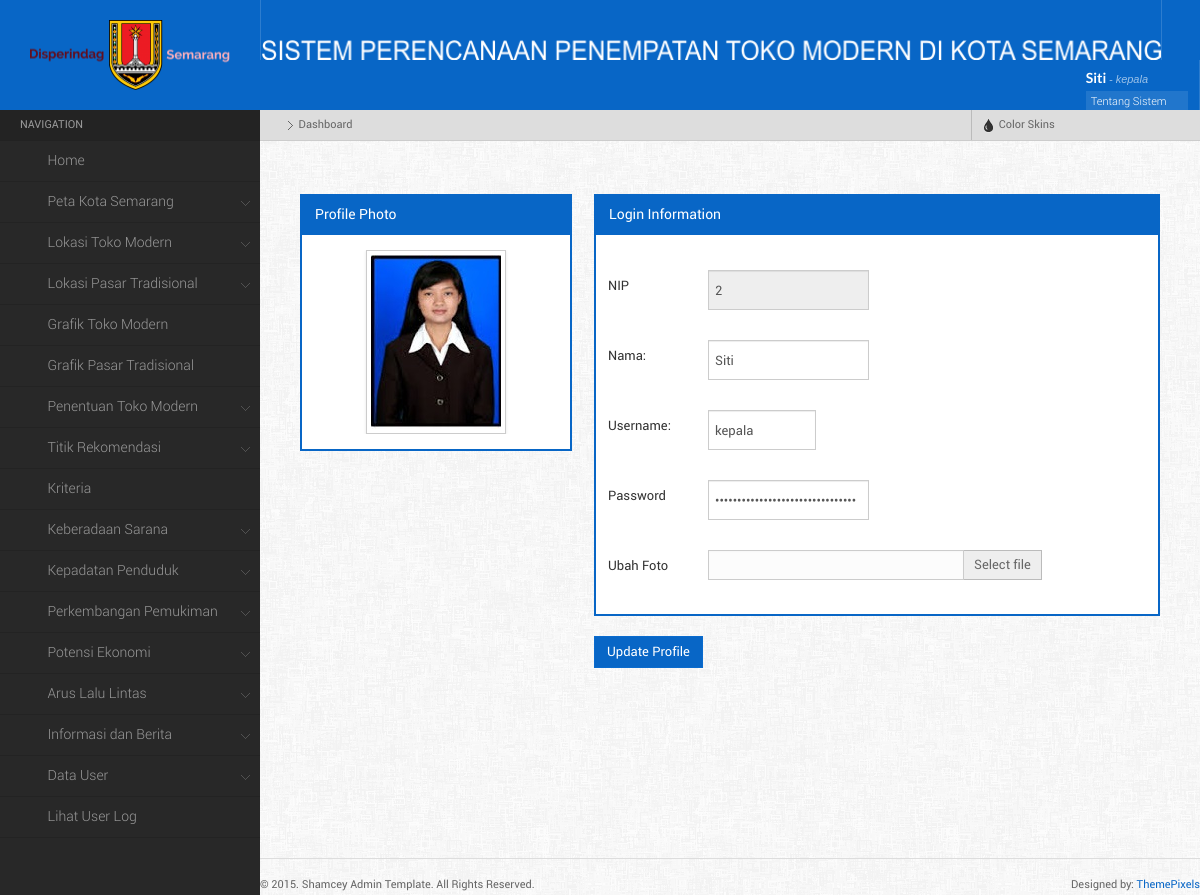
Before: /main.php?menu=editProfile (signed in) with the older database file.
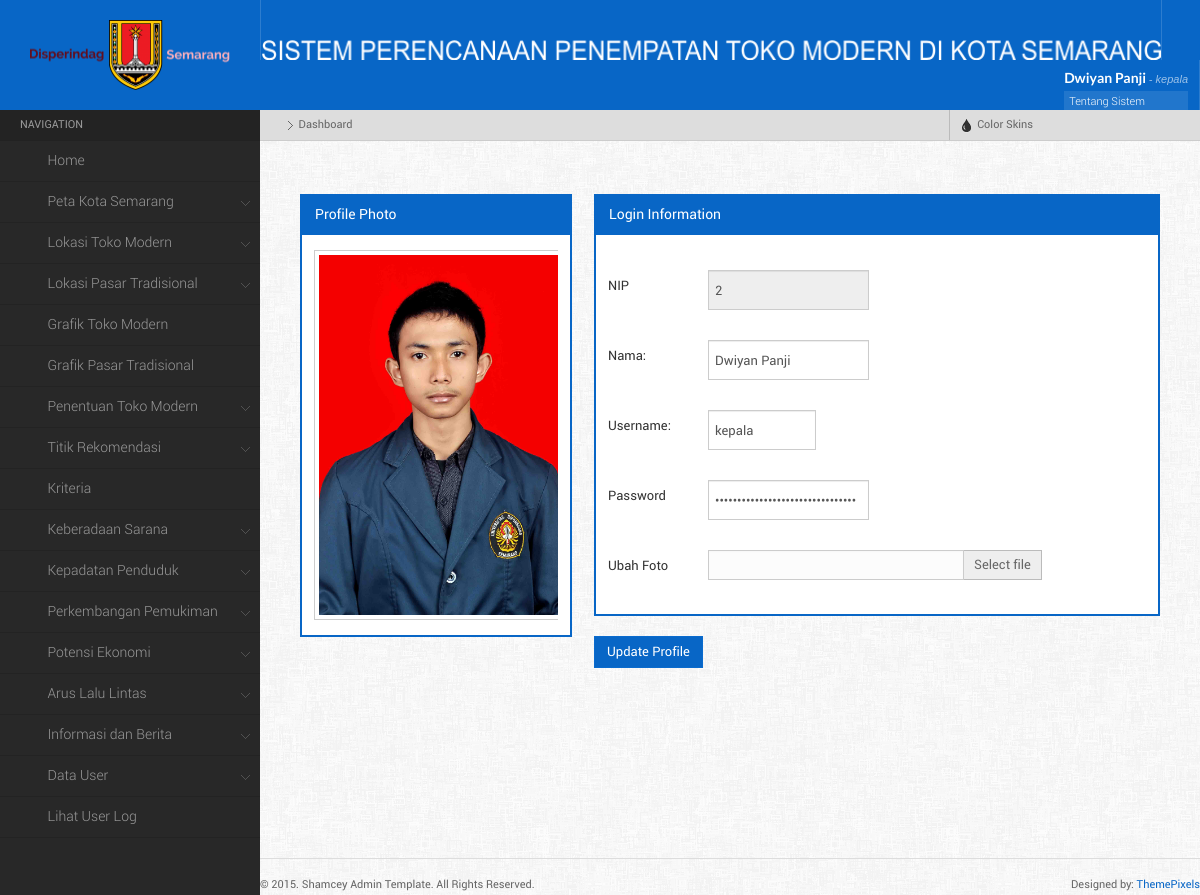
After: the same page with the newer database file.
### tables this page shows
CREATE TABLE IF NOT EXISTS `user` (
  `id_user` varchar(20) NOT NULL,
  `nama` varchar(50) NOT NULL,
  `username` varchar(50) NOT NULL,
  `password` varchar(100) NOT NULL,
  `level` int(11) NOT NULL,
  `foto` varchar(100) NOT NULL,
  PRIMARY KEY (`id_user`)
);

### component/editprofile.php (the view, shortened to what the changed rows need)
<?php
	$s = mysql_query("SELECT * FROM user WHERE id_user = '$_SESSION[id_user]' ");
	$ss = mysql_fetch_array($s);
?>
        <div class="maincontent">
            <div class="maincontentinner">
                <div class="row-fluid">
                    	<div class="span4 profile-left">
                        <div class="widgetbox profile-photo">
                            <div class="headtitle">
                                <h4 class="widgettitle">Profile Photo</h4>
                            </div>
                            <div class="widgetcontent">
                                <div class="profilethumb" >
                                    <img src="<?php echo "component/foto/".$ss['foto'];?>" alt="" class="img-polaroid" />
                                </div>
                            </div>
                        </div>
                        </div>
                        <div class="span8">
                            <form action="component/proses_editprofile.php" method="post" enctype="multipart/form-data" class="editprofileform">
                                <div class="widgetbox login-information">
                                    <h4 class="widgettitle">Login Information</h4>
                                    <div class="widgetcontent">
                                        <p>
                                            <label>NIP</label>
                                            <input type="text" name="id_user" class="input-medium" style= 'width:30%; margin-left:0%;height:5%; !important' value="<?php echo $ss['id_user'];?>" readonly />
                                        </p>
										<p>
                                            <label>Nama:</label>
                                            <input type="text" name="nama" value="<?php echo $ss['nama']; ?>" class="input-xlarge" style= 'width:30%; height:5%; margin-left:0% !important'/>
                                        </p>
										<p>
                                            <label>Username:</label>
                                            <input type="text" name="username" value="<?php echo $ss['username']; ?>" class="input-xlarge" style= 'width:20%; margin-left:0%;height:5%; !important'/>
                                        </p>
										<p>
                                            <label> Password</label>
                                            <input type="password" name="password" class="input-xlarge" style= 'width:30%; margin-left:0%;height:5%; !important' value="<?php echo $ss['password']; ?>" />
                                        </p>
										<div class="par">
											<label>Ubah Foto</label>
											<div class="fileupload fileupload-new" data-provides="fileupload">
											<div class="input-append">
											<div class="uneditable-input span3">
											</div>
											<span class="btn btn-file"><span class="fileupload-new">Select file</span>
											<input type="file" name="foto" /></span>
											</div>
											</div>
										</div>
                                    </div>
                                </div>
                                <p>
                                	<button type="submit" class="btn btn-primary" name="update">Update Profile</button> &nbsp; <a href=""></a>
                                </p>
                            </form>
                        </div>
                    </div>
            </div>
        </div>
    </div>
</div>
</body>
</html>

### main.php (shortened to what the changed rows need)
<?php
if (empty($_SESSION['username']) AND empty ($_SESSION['id_user'])){
	echo "<meta http-equiv=\"refresh\" content=\"0; url=index.php\">";
}else{
?>
<html>
	<head>
		<link rel="stylesheet" href="css/style.default.css" type="text/css" />
		<link rel="stylesheet" href="css/responsive-tables.css">
		<link rel="stylesheet" href="css/bootstrap-fileupload.min.css" type="text/css" />
		<link rel="stylesheet" href="css/bootstrap-timepicker.min.css" type="text/css" />
	</head>
	<body>
		<?php
			function setActive($d){
				if(ISSET($_GET['menu'])){
					if($_GET['menu'] == $d){
						echo "class='active'";
					}
				}
			}
		?>
	<div class="mainwrapper">
    <div class="header">
		<div class="logo">
			<img src="images/disperindag.png" alt="" style=" width:200px; height:70px; margin-top:-20px; !important" />
		</div>
			<div class="headerinner">
                <ul class="headmenu">
					<li>
						<img src="images/logo8.png" alt="" style=" width:900px; height:20px; margin-top:40px; !important"  />
					</li>
				<li class="right">
                    <div class="userloggedinfo">
                        <div class="userinfo">
                            <h5><?php echo $_SESSION['nama_user']; ?> <small>- <?php echo $_SESSION['username']; ?></small></h5>
                            <ul>
								<li> <a  data-toggle="modal" href="#myModal">Tentang Sistem <span class="iconfa-question-sign"></span></a></li>
                                <li><a href="main.php?menu=editProfile">Edit Profile <span class="iconfa-cog"></span></a></li>
                                <li><a href="logout.php">Sign Out <span class="iconfa-signout"></span></a></li>
                            </ul>
                        </div>
                    </div>
                </li>
				</ul>
			</div>
    </div>
    <div class="leftpanel">
        <div class="leftmenu">
            <ul class="nav nav-tabs nav-stacked">
            	<li class="nav-header">Navigation</li>
					<?php
						if($_SESSION['level'] == '1'){
					?>
						<li <?php setActive('dashboard');?>><a href="main.php"><span class="iconfa-home"></span>Home</a>
						</li>
						<li class="dropdown  <?php if (($_GET['menu'] == 'petaSemarang') || ($_GET['menu'] == 'petaSemarangapi')){ setActive1(); }?>"><a href=""><span class="iconfa-globe"></span>Peta Kota Semarang</a>
						</li>
						<li class="dropdown  <?php if (($_GET['menu'] == 'formToko') || ($_GET['menu'] == 'lihatToko')){ setActive1(); }?>"><a href=""><span class="iconfa-tags"></span>Lokasi Toko Modern</a>
						</li>
						<li class="dropdown  <?php if (($_GET['menu'] == 'formPasar') || ($_GET['menu'] == 'lihatPasar')){ setActive1(); }?>"><a href=""><span class="iconfa-shopping-cart"></span>Lokasi Pasar Tradisional</a>
						</li>
						<li <?php setActive('grafikToko');?>><a href="main.php?menu=grafikToko"><span class="iconfa-bar-chart"></span>Grafik Toko Modern</a>
						</li>
						<li <?php setActive('grafikPasar');?>><a href="main.php?menu=grafikPasar"><span class="iconfa-signal"></span>Grafik Pasar Tradisional</a>
						</li>
						<li class="dropdown  <?php if (($_GET['menu'] == 'penentuanToko') || ($_GET['menu'] == 'penentuanTokoall')){ setActive1(); }?>"><a href=""><span class="iconfa-map-marker"></span>Penentuan Toko Modern</a>
						</li>
						<li class="dropdown  <?php if (($_GET['menu'] == 'formTitik') || ($_GET['menu'] == 'lihatTitik')){ setActive1(); }?>"><a href=""><span class="iconfa-screenshot"></span>Titik Rekomendasi</a>
						</li>
						<li <?php setActive('lihatKriteria');?>><a href="main.php?menu=lihatKriteria"><span class="iconfa-wrench"></span>Kriteria</a>
						</li>
						<li class="dropdown  <?php if (($_GET['menu'] == 'formKeberadaan') || ($_GET['menu'] == 'lihatKeberadaan')){ setActive1(); }?>"><a href=""><span class="iconfa-umbrella"></span>Keberadaan Sarana</a>
						</li>
						<li class="dropdown  <?php if (($_GET['menu'] == 'formKepadatan') || ($_GET['menu'] == 'lihatKepadatan')){ setActive1(); }?>"><a href=""><span class="iconfa-th-large"></span>Kepadatan Penduduk</a>
						</li>
						<li class="dropdown  <?php if (($_GET['menu'] == 'formPerkembangan') || ($_GET['menu'] == 'lihatPerkembangan')){ setActive1(); }?>"><a href=""><span class="iconfa-th"></span>Perkembangan Pemukiman</a>
						</li>
						<li class="dropdown  <?php if (($_GET['menu'] == 'formPotensi') || ($_GET['menu'] == 'lihatPotensi')){ setActive1(); }?>"><a href=""><span class="iconfa-align-left"></span>Potensi Ekonomi</a>
						</li>
						<li class="dropdown  <?php if (($_GET['menu'] == 'formArus') || ($_GET['menu'] == 'lihatArus')){ setActive1(); }?>"><a href=""><span class="iconfa-road"></span>Arus Lalu Lintas</a>
						</li>
						<li class="dropdown  <?php if (($_GET['menu'] == 'formInfo') || ($_GET['menu'] == 'lihatInfo')){ setActive1(); }?>"><a href=""><span class="iconfa-info-sign"></span>Informasi dan Berita</a>
						</li>
						<li class="dropdown <?php if (($_GET['menu'] == 'formInputUser') || ($_GET['menu'] == 'lihatUser')){ setActive1(); }?>"><a href=""><span class="iconfa-user"></span>Data User</a>
						</li>
						<li <?php setActive('lihatLog');?>><a href="main.php?menu=lihatLog"><span class="iconfa-pencil"></span>Lihat User Log</a>
						</li>
						<?php }
						 ?>
			</ul>
        </div>
    </div>
    <div class="rightpanel">
        <ul class="breadcrumbs">
            <li><a href="main.php"><i class="iconfa-home"></i></a> <span class="separator"></span></li>
            <li>Dashboard</li>
			<li class="right">
                    <a href="" data-toggle="dropdown" class="dropdown-toggle"><i class="icon-tint"></i> Color Skins</a>
            </li>
        </ul>
        <div class="maincontent">
            <div class="maincontentinner" style='position:relative;'>
			<?php
			if(ISSET($_GET['menu'])){
				$d = $_GET['menu'];
				if($d == 'home'){
					include "component/home.php";
				}else if($d == 'dashboard'){
					include "main.php";
				}else if($d == 'editProfile'){
					include "component/editprofile.php";
				}else if($d == 'resetPass'){
					include "component/resetpass.php";
				}else if($d == 'formInputUser'){
					include "component/form_user.php";
				}else if($d == 'lihatUser'){
					include "component/lihat_user.php";
				}else if($d == 'reset'){
					include "component/resetpass.php";
				}else if($d == 'hapusUser'){
					include "component/hapus_user.php";
				}else if($d == 'lihatLog'){
					include "component/lihat_log.php";
				}else if($d == 'formTitik'){
					include "component/form_titik.php";
				}else if($d == 'lihatTitik'){
					include "component/lihat_titik.php";
				}else if($d == 'editTitik'){
					include "component/form_edit_titik.php";
				}else if($d == 'hapusTitik'){
					include "component/hapus_titik.php";
				}else if($d == 'lihatKriteria'){
					include "component/lihat_kriteria.php";
				}else if($d == 'editKriteria'){
					include "component/form_edit_kriteria.php";
				}else if($d == 'hapusKriteria'){
					include "component/hapus_kriteria.php";
				}else if($d == 'formKeberadaan'){
					include "component/form_keberadaan.php";
				}else if($d == 'lihatKeberadaan'){
					include "component/lihat_keberadaan.php";
				}else if($d == 'editKeberadaan'){
					include "component/form_edit_keberadaan.php";
				}else if($d == 'hapusKeberadaan'){
					include "component/hapus_keberadaan.php";
				}else if($d == 'formKepadatan'){
					include "component/form_kepadatan.php";
				}else if($d == 'lihatKepadatan'){
					include "component/lihat_kepadatan.php";
				}else if($d == 'editKepadatan'){
					include "component/form_edit_kepadatan.php";
				}else if($d == 'hapusKepadatan'){
					include "component/hapus_kepadatan.php";
				}else if($d == 'formPerkembangan'){
					include "component/form_perkembangan.php";
				}else if($d == 'lihatPerkembangan'){
					include "component/lihat_perkembangan.php";
				}else if($d == 'editPerkembangan'){
					include "component/form_edit_perkembangan.php";
				}else if($d == 'hapusPerkembangan'){
					include "component/hapus_perkembangan.php";
				}else if($d == 'formPotensi'){
					include "component/form_potensi.php";
				}else if($d == 'lihatPotensi'){
					include "component/lihat_potensi.php";
				}else if($d == 'editPotensi'){
					include "component/form_edit_potensi.php";
				}else if($d == 'hapusPotensi'){
					include "component/hapus_potensi.php";
				}else if($d == 'formArus'){
					include "component/form_arus.php";
				}else if($d == 'lihatArus'){
					include "component/lihat_arus.php";
				}else if($d == 'editArus'){
					include "component/form_edit_arus.php";
				}else if($d == 'hapusArus'){
					include "component/hapus_arus.php";
				}else if($d == 'formInfo'){
					include "component/form_info.php";
				}else if($d == 'lihatInfo'){
					include "component/lihat_info.php";
				}else if($d == 'editInfo'){
					include "component/form_edit_info.php";
				}else if($d == 'hapusInfo'){
					include "component/hapus_info.php";
				}else if($d == 'petaToko'){
					include "component/peta_toko.php";
				}else if($d == 'formToko'){
					include "component/form_toko.php";
				}else if($d == 'lihatToko'){
					include "component/lihat_toko.php";
				}else if($d == 'editToko'){
					include "component/form_edit_toko.php";
				}else if($d == 'hapusToko'){
					include "component/hapus_toko.php";
				}else if($d == 'petaPasar'){
					include "component/peta_pasar.php";
				}else if($d == 'formPasar'){
					include "component/form_pasar.php";
				}else if($d == 'lihatPasar'){
					include "component/lihat_pasar.php";
				}else if($d == 'editPasar'){
					include "component/form_edit_pasar.php";
				}else if($d == 'hapusPasar'){
					include "component/hapus_pasar.php";
				}else if($d == 'formGaleri'){
					include "component/form_galeri.php";
				}else if($d == 'lihatGaleri'){
					include "component/lihat_galeri.php";
				}else if($d == 'editGaleri'){
					include "component/form_edit_galeri.php";
				}else if($d == 'hapusGaleri'){
					include "component/hapus_galeri.php";
				}else if($d == 'formPegawai'){
					include "component/form_pegawai.php";
				}else if($d == 'lihatPegawai'){
					include "component/lihat_pegawai.php";
				}else if($d == 'editPegawai'){
					include "component/form_edit_pegawai.php";
				}else if($d == 'hapusPegawai'){
					include "component/hapus_pegawai.php";
				}else if($d == 'grafikToko'){
					include "component/grafik_toko.php";
				}else if($d == 'grafikPasar'){
					include "component/grafik_pasar.php";
				}else if($d == 'penentuanToko'){
					include "component/penentuan_toko.php";
				}else if($d == 'hasilHitung'){
					include "component/hasil.php";
				}else if($d == 'penentuanTokoall'){
					include "component/penentuan_tokoall.php";
				}else if($d == 'hasilHitungall'){
					include "component/hasilall.php";
				}else if($d == 'petaSemarangapi'){
					include "component/peta_api.php";
				}else if($d == 'petaSemarang'){
					include "component/peta.php";
				}
				else{
				echo"<h4 class='widgettitle'>Home</h4><div class='widgetcontent'> <img src='img/home7.jpg'/></div>";
				}
			}else{
				echo"<h4 class='widgettitle'>Home</h4><div class='widgetcontent'> <img src='img/home7.jpg'/></div>";
			};?>
                <div class="footer">
                    <div class="footer-left">
                        <span>&copy; 2015. Shamcey Admin Template. All Rights Reserved.</span>
                    </div>
                    <div class="footer-right">
                        <span>Designed by: <a href="http://themepixels.com/">ThemePixels</a></span>
                    </div>
                </div>
	</body>
</html>
<?php }?>

Changed rows visible on the page:
changed user "kepala": foto: a different picture; nama "Siti" → "Dwiyan Panji"
Other visible differences:
$_SESSION['nama_user']: "Siti" → "Dwiyan Panji"
